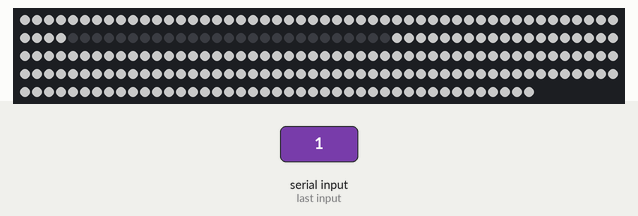
Simulated run of this sketch. Board: Arduino Mega 2560, built with avr-gcc and run on an emulated ATmega2560. Parts: 243 RGB LEDs in strip order, left to right, continuing on the next row. The inputs (shaded band) are chosen by the test bench. Dim RGB values are drawn brighter than linear; the strip is taken to match the declared colour order; random numbers use the default seed unless the sketch sets one.

1.3 s: "1" received over the second serial link
Above: at 2.9 s.
Timing chart, 0 to 4.4 s (numbered marks = the images above; inputs shaded):
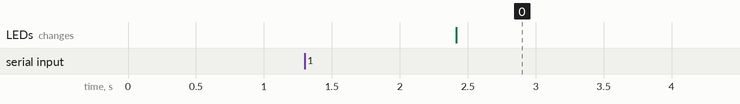

Measured:
- after the input at 1.3 s, the LEDs: change after 1.1 s (image 0)

The sketch:

cuadro.ino
```cpp
#include <Adafruit_NeoPixel.h>
#include <SoftwareSerial.h>

// ARDUINO MEGA  QUE VA A LA MURALLA   VERSION ACTUAL MAS IMPORTANTE 11-03-2025

#define PIN 8 // para ESP32 cambiar a pin 0
#define DELAYVAL 200
//#define FONDO_BLANCO

#define NUMPIXELS 243
#define FILA 9
#define OFFSET_H 0
#define OFFSET_V 0
Adafruit_NeoPixel pixels(NUMPIXELS, PIN, NEO_RGB + NEO_KHZ800);
SoftwareSerial RS485(10,9); // RX, TX

//uint8_t dato[10]; // dato RS485
unsigned char ficha[10]; // Array to store received data
unsigned char ficha_status[] = {0,0,0,0,0,0,0,0,0};
int bytesRead = 0;

unsigned char masaje[] = {0,0,0,0,0,0,0,0,0}; // estado de los cuadrados 3x3
unsigned char orden[] = {0,1,2,3,4,5,6,7,8}; // orden de encendido de los cuadrados 3x3

int suma = 0;
int color = 0;

// estado de todas las casillas
unsigned char casillas[] = {
0, 1, 2, 3, 4, 5, 6, 7, 8,
0, 1, 2, 3, 4, 5, 6, 7, 8,
0, 1, 2, 3, 4, 5, 6, 7, 8,
0, 1, 2, 3, 4, 5, 6, 7, 8,
0, 1, 2, 3, 4, 5, 6, 7, 8,
0, 1, 2, 3, 4, 5, 6, 7, 8,
0, 1, 2, 3, 4, 5, 6, 7, 8,
0, 1, 2, 3, 4, 5, 6, 7, 8,
0, 1, 2, 3, 4, 5, 6, 7, 8
};

// mapa de leds calugas 9x9

const uint16_t XYTable[] = {
24, 23, 18, 17, 12, 11, 6, 5, 0,
25, 22, 19, 16, 13, 10, 7, 4, 1,
26, 21, 20, 15, 14, 9, 8, 3, 2,
27, 32, 33, 38, 39, 44, 45, 50, 51,
28, 31, 34, 37, 40, 43, 46, 49, 52,
29, 30, 35, 36, 41, 42, 47, 48, 53,
78, 77, 72, 71, 66, 65, 60, 59, 54,
79, 76, 73, 70, 67, 64, 61, 58, 55,
80, 75, 74, 69, 68, 63, 62, 57, 56
};


// index color casilla
const uint8_t icolor[] = {
0, 0, 255, // 0 - azul
0, 255, 0, // 1 - verde
255, 0, 0, // 2 - rojo
255, 255, 0, // 3 - amarillo
255, 0, 255, // 4 - magenta
0, 255, 255 // 5 - cyan
};

// index color fondo
const uint8_t ifondo[] = {
0, 0, 0, // 0 - negro
200, 200, 200, // 1 - blanco
100, 100, 100 // 2 - blanco 50%
};


bool nuevo = false;


void setup() {
pixels.begin();
pixels.clear();
RS485.begin(9600);

}

void loop() {

  pixels.clear();

  if (RS485.available()) {
    RS485.readBytes(ficha,10);
    nuevo = true;
  }

  if (nuevo) {
    for (int i=0;i<9;i++) {
     if (ficha[9]==i+1) {
       ficha_status[i]=0;
       ficha[9] = 0;
     }

    suma = ficha[0]+ficha[1]+ficha[2]+ficha[3]+ficha[4]+ficha[5]+ficha[6]+ficha[7]+ficha[8];
    if (!suma) color++;
    if (color>5) color = 1;

   }

   for (int i=0;i<9;i++) {
     if (ficha[i]<10) {
       if (ficha[i] != ficha_status[i]) {
         casilla_shuffle(i);
         ficha_status[i] = ficha[i];
       }
     casilla(ficha[i],i,color-1,2);
     }
   }

    pixels.show();
    nuevo=false;
    }

  delay(DELAYVAL);
} // FIN DEL LOOP

// FUNCIÓN PARA MAPEAR LEDS
uint16_t XY(uint16_t x, uint16_t y) {
uint16_t i = (y * FILA) + x;
uint16_t j = XYTable[i];
return j;
}
// casilla (numero, cuadrado, color, fondo);
void casilla (uint8_t n, uint8_t q, uint8_t c, uint8_t f) {

uint8_t casilleros[9];
for (int i=0;i<9;i++) casilleros[i]=casillas[i+(q*9)];
uint8_t of_h = (q%3)*3;
uint8_t of_v = floor(q/3)*3;
uint8_t r = icolor[3*c];
uint8_t g = icolor[3*c+1];
uint8_t b = icolor[3*c+2];
uint8_t r_ = ifondo[3*f];
uint8_t g_ = ifondo[3*f+1];
uint8_t b_ = ifondo[3*f+2];

for (int i=0;i<9;i++) {
uint8_t h=i%3;
uint8_t v=floor(i/3);


if (casilleros[i]<n) {
pixels.setPixelColor(XY(h+of_h,v+of_v)*3, pixels.Color(r,g,b));
pixels.setPixelColor(XY(h+of_h,v+of_v)*3+1, pixels.Color(r,g,b));
pixels.setPixelColor(XY(h+of_h,v+of_v)*3+2, pixels.Color(r,g,b));
}
else {
pixels.setPixelColor(XY(h+of_h,v+of_v)*3, pixels.Color(r_,g_,b_)) ;
pixels.setPixelColor(XY(h+of_h,v+of_v)*3+1, pixels.Color(r_,g_,b_)) ;
pixels.setPixelColor(XY(h+of_h,v+of_v)*3+2, pixels.Color(r_,g_,b_)) ;
}

}
}

// Fisher-Yates shuffle
void urnShuffle(uint8_t arr[]) {
// Seed the random number generator
randomSeed(analogRead(0)); // Use an unconnected analog pin to generate entropy for seeding

for (int i = 8; i > 0; i--) {
// Get a random index from 0 to i
int j = random(0, i + 1);
// Swap the elements at index i and j
int temp = arr[i];
arr[i] = arr[j];
arr[j] = temp;
}
}

void casilla_shuffle(uint8_t q) {
uint8_t casilleros[9];
for (int i=0;i<9;i++) casilleros[i]=casillas[i+(q*9)];
urnShuffle(casilleros);
for (int i=0;i<9;i++) casillas[i+(q*9)]=casilleros[i];
}
```
